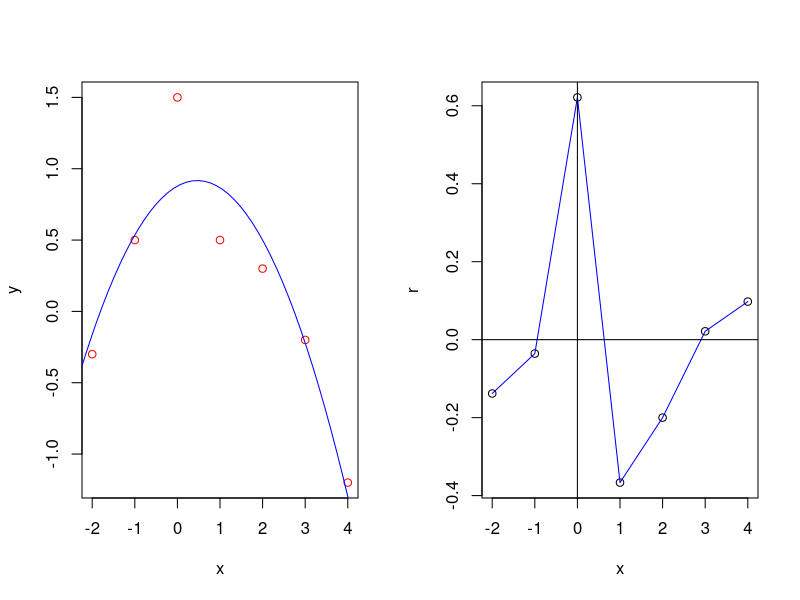

The R script that drew this image:
Fi = function(x)
{
	z = c(1:3)
	z[1] = 1
	z[2] = x
	z[3] = x^2
	return( z )
}

MNKSolve = function (x, y, n, Fi, k)
{
	FiX = matrix(nrow=n, ncol=k)
	for(i in 1:n)
	{
		FiX[i,] = Fi(x[i])
	}
	C = matrix(nrow=k, ncol=k)
		for(j in 1:k)
		{
			for(m in 1:k)
			{
				S = 0
					for(i in 1:n)
						S = S + FiX[i,j]*FiX[i,m]
				C[j,m] = S
			}
		}
	d = c(1:k)
	for(j in 1:k)
	{
		S = 0
		for(i in 1:n)
		{
			S = S + y[i]*FiX[i,j]
		}
		d[j] = S
	}
	a = solve(C, d)
	return(a)
}

FunModel = function(x, a)
{
    return( a[1] + a[2] * x + a[3] * x ^ 2)
}

x = c(-2, -1, 0, 1, 2, 3, 4)
y = c(-0.3, 0.5, 1.5, 0.5, 0.3, -0.2, -1.2)
n = 7
k = 3

#x = c(-1.5, -1, -0.5, 0, 0.5, 1, 1.5, 2, 2.5)
#y = c(9.8, 6.4, 5.2, 1.7, 2.9, 5.6, 7.2, 16.5, 27.5)
#n = 9 
#k = 3

a1 = MNKSolve(x,y,n,Fi,k)
a1

ym = FunModel(x,a1)
r = y - ym
a = -7; b = 7; n = 100
h = (b-a)/(n-1)
x1 = c(1:n)
for(i in 1:n) { x1[i] = a + h*(i-1) }
y1m = FunModel(x1,a1)
par(mfrow=c(1, 2))
plot(x, y, type="p", col="red")
lines(x1, y1m, col="blue")
plot(x, r, type="p")
lines(x, r, col="blue")
abline(h=0)
abline(v=0)
